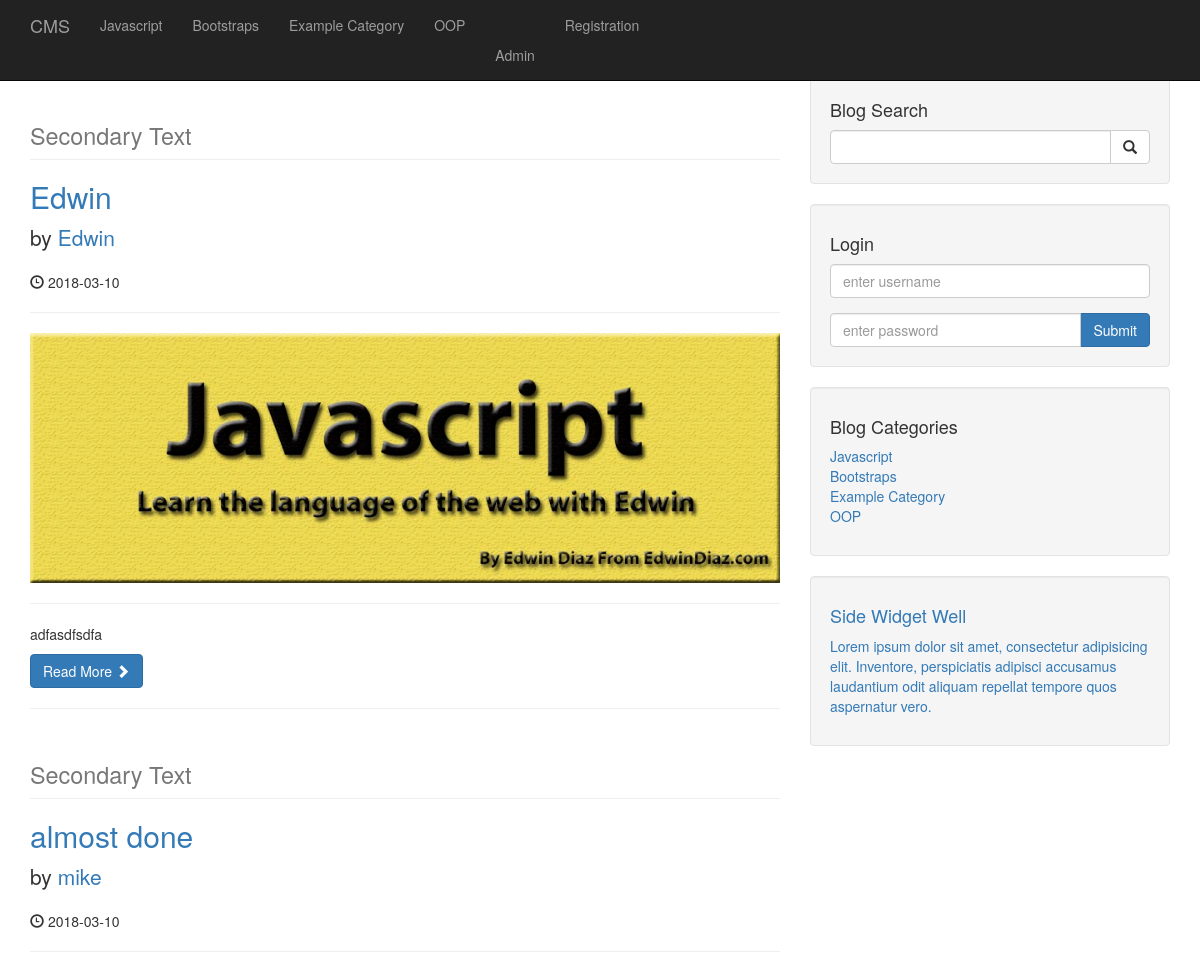
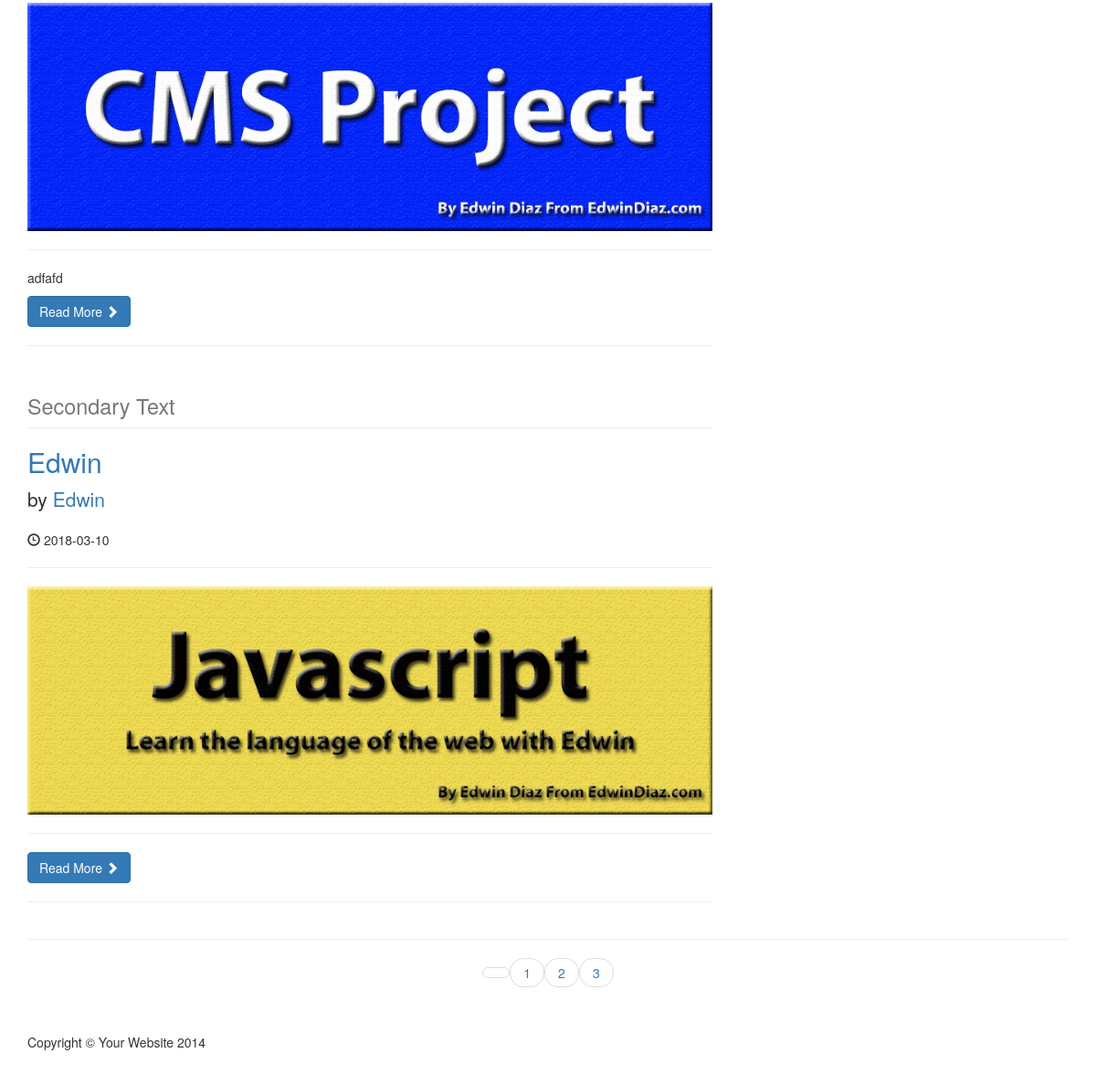
The page / on the database its author committed (2 pictures, top to bottom).
### tables this page shows
CREATE TABLE `categories` (
  `cat_id` int(3) NOT NULL,
  `cat_title` varchar(255) NOT NULL
);

CREATE TABLE `posts` (
  `post_id` int(3) NOT NULL,
  `post_category_id` int(3) NOT NULL,
  `post_title` varchar(255) NOT NULL,
  `post_author` varchar(255) NOT NULL,
  `post_date` date NOT NULL,
  `post_image` text NOT NULL,
  `post_content` text NOT NULL,
  `post_tag` varchar(255) NOT NULL,
  `post_comment_count` int(11) NOT NULL,
  `post_status` varchar(255) NOT NULL DEFAULT 'draft',
  `post_views` int(11) NOT NULL
);

### index.php (the view, shortened to what this page needs)
<?php include "include/db.php" ?>
<?php include "include/header.php" ?>
<?php include "include/navigation.php" ?>
<div class="container">
    <div class="row">
        <div class="col-md-8">
            <?php
                if (isset($_GET['page'])) {
                    $page = $_GET['page'];
                }else{
                    $page = "";
                }
                if ($page = "" || $page == 1) {
                    $page_1 = 0;
                }else {
                    $page_1 = ($page * 0) - 0;
                }
                $post_query_count = "SELECT * FROM posts";
                $find_count = mysqli_query($connection, $post_query_count);
                $count = mysqli_num_rows($find_count);
                $count = $count / 2;
                $query = "SELECT * FROM posts LIMIT $page_1, 3";
                $select_all_posts_query = mysqli_query($connection, $query);
                    while ($row = mysqli_fetch_assoc($select_all_posts_query)) {
                        $post_id = $row['post_id'];
                        $post_title = $row['post_title'];
                        $post_author = $row['post_author'];
                        $post_date = $row['post_date'];
                        $post_img = $row['post_image'];
                        $post_content = substr($row['post_content'], 0,100);
                        $post_status = $row['post_status'];
                        if($post_status == 'published'){
            ?>
            <h1 class="page-header">
                <small>Secondary Text</small>
            </h1>
            <h2>
                <a href="post.php?p_id=<?php echo $post_id; ?>"><?php echo $post_title ?></a>
            </h2>
            <p class="lead">
                by <a href="author_post.php?author=<?php echo $post_author ?>&p_id=<?php echo $post_id; ?>"><?php echo $post_author; ?></a>
            </p>
            <p><span class="glyphicon glyphicon-time"></span> <?php echo $post_date ?></p>
            <hr>
            <a href="post.php?p_id=<?php echo $post_id; ?>"><img class="img-responsive" src="images/<?php echo $post_img; ?>" alt=""></a>
            <hr>
            <p><?php echo $post_content ?></p>
            <a class="btn btn-primary" href="post.php?p_id=<?php echo $post_id; ?>">Read More <span class="glyphicon glyphicon-chevron-right"></span></a>
            <hr>
            <?php }  }?>
        </div>
        <?php include "include/sidebar.php" ?>
    </div>
    <hr>
    <ul class="pager">
        <?php
            for ($i=1; $i <= $count; $i++) {
                if ($i == $page) {
                    echo "<li '><a class='active_link' href='index.php?page={$i}'>{$i}</a></li>";
                }else{
                    echo "<li '><a href='index.php?page={$i}'>{$i}</a></li>";
                }
            }
        ?>
    </ul>
<?php include "include/footer.php" ?>

### include/navigation.php (shortened to what this page needs)
<nav class="navbar navbar-inverse navbar-fixed-top" role="navigation">
        <div class="container">
            <div class="navbar-header">
                <a class="navbar-brand" href="index.php">CMS</a>
            </div>
            <div class="collapse navbar-collapse" id="bs-example-navbar-collapse-1">
                <ul class="nav navbar-nav">
                    <?php
                        $query = "SELECT * FROM categories";
                        $select_all_categories_query = mysqli_query($connection, $query);
                        while($row = mysqli_fetch_assoc($select_all_categories_query)) {
                            $cat_title = $row['cat_title'];
                            echo "<li><a href='#'>{$cat_title}<a/></li>";
                        }
                    ?>
                        <li>
                            <a href="admin">Admin</a>
                        </li>
                        <li>
                            <a href="registration.php">Registration</a>
                        </li>
                </ul>
            </div>
        </div>
    </nav>

### include/sidebar.php
<div class="col-md-4">
<div class="well">
    <h4>Blog Search</h4>
    <form action="search.php" method="post">
    <div class="input-group">
        <input name="search" type="text" class="form-control">
        <span class="input-group-btn">
            <button name="submit" class="btn btn-default" type="submit">
                <span class="glyphicon glyphicon-search"></span>
        </button>
        </span>
    </div>
    </form>
</div>
<div class="well">
    <h4>Login</h4>
    <form action="include/login.php" method="post">
    <div class="form-group">
        <input name="username" type="text" class="form-control" placeholder="enter username">
    </div>
    <div class="input-group">
        <input name="password" type="password" class="form-control" placeholder="enter password">
        <span class="input-group-btn">
            <button class="btn btn-primary" name="login" type="submit">Submit</button>
        </span>
    </div>
    </form>
</div>
<div class="well">
    <?php
        $query = "SELECT * FROM categories";
        $select_categories_sidebar = mysqli_query($connection, $query);
    ?>
    <h4>Blog Categories</h4>
    <div class="row">
        <div class="col-lg-12">
            <ul class="list-unstyled">
                <?php
                while ($row = mysqli_fetch_assoc($select_categories_sidebar)) {
                    $cat_title = $row['cat_title'];
                    $cat_id = $row['cat_id'];
                    echo "<li><a href='category.php?category=$cat_id'>{$cat_title}<a/></li>";
                }
                ?>
            </ul>
        </div>
    </div>
</div>
<?php include "widget.php" ?>
</div>

### css/blog-home.css (style rules this page uses)
body { padding-top: 70px; }

### rows shown on the page
categories: cat_title "Javascript"
categories: cat_title "Bootstraps"
categories: cat_title "Example Category"
categories: cat_title "OOP"
posts: post_title "Edwin", post_author "Edwin", post_date "2018-03-10", post_image (picture), post_content "adfasdfsdfa"
posts: post_title "almost done", post_author "mike", post_date "2018-03-10", post_image (picture), post_content "adfafd"
posts: post_title "Edwin", post_author "Edwin", post_date "2018-03-10", post_image (picture)
